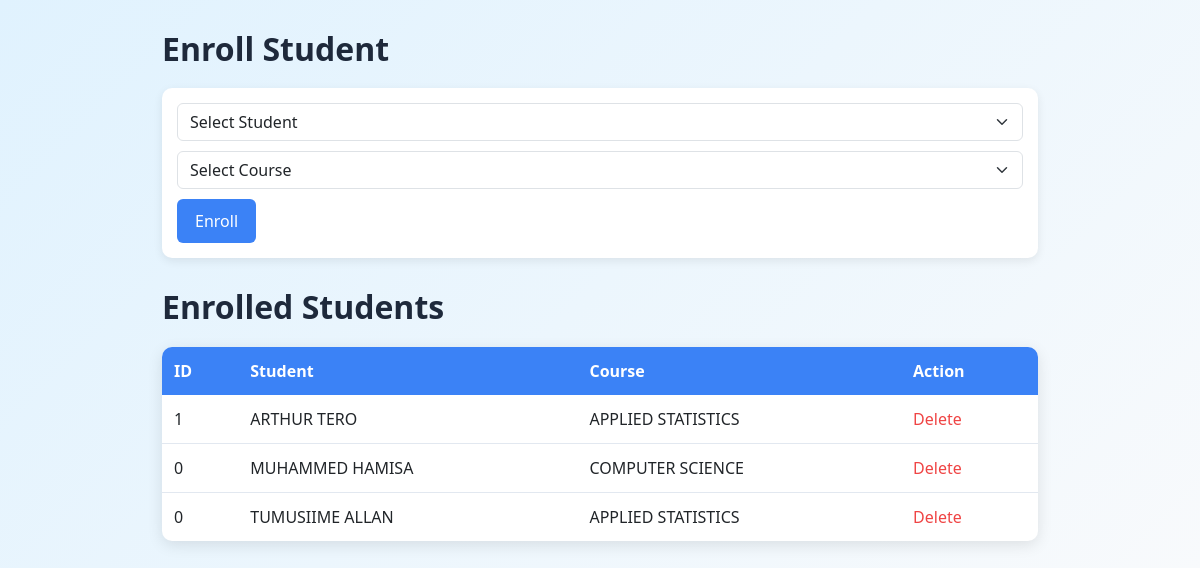
The app's page /enrollments.php with its own data.
### tables this page shows
CREATE TABLE `enrollments` (
  `id` int(11) NOT NULL,
  `student_id` int(11) NOT NULL,
  `course_id` int(11) NOT NULL
);

CREATE TABLE `users` (
  `id` int(11) NOT NULL,
  `name` varchar(100) NOT NULL,
  `email` varchar(100) DEFAULT NULL,
  `password` varchar(255) NOT NULL,
  `role` enum('admin','student','teacher') NOT NULL,
  `created_at` timestamp NOT NULL DEFAULT current_timestamp()
);

CREATE TABLE `courses` (
  `id` int(11) NOT NULL,
  `course_name` varchar(100) NOT NULL,
  `course_code` varchar(50) DEFAULT NULL,
  `teacher_id` int(11) DEFAULT NULL
);

### enrollments.php (the view, shortened to what this page needs)
<?php
include 'config.php';
$enrollments = $conn->query("
SELECT enrollments.id, users.name AS student, courses.course_name
FROM enrollments
JOIN users ON enrollments.student_id = users.id
JOIN courses ON enrollments.course_id = courses.id
");
?>
<!DOCTYPE html>
<html>
<head>
    <link href="https://cdn.jsdelivr.net/npm/bootstrap@5.3.0/dist/css/bootstrap.min.css" rel="stylesheet">
</head>
<body>
<div class="container">
<h2>Enroll Student</h2>
<form method="POST">
    <select name="student_id" class="form-select" required>
        <option value="">Select Student</option>
    </select>
    <select name="course_id" class="form-select" required>
        <option value="">Select Course</option>
    </select>
    <button name="enroll">Enroll</button>
</form>
<h2>Enrolled Students</h2>
<table>
    <thead>
        <tr>
            <th>ID</th>
            <th>Student</th>
            <th>Course</th>
            <th>Action</th>
        </tr>
    </thead>
    <tbody>
    <?php while($row = $enrollments->fetch_assoc()): ?>
    <tr>
        <td><?= $row['id'] ?></td>
        <td><?= $row['student'] ?></td>
        <td><?= $row['course_name'] ?></td>
        <td>
            <a class="delete" href="?delete=<?= $row['id'] ?>"
               onclick="return confirm('Remove enrollment?')">Delete</a>
        </td>
    </tr>
    <?php endwhile; ?>
    </tbody>
</table>
</div>
</body>
</html>

### enrollments.php (style rules this page uses)
body { font-family: 'Segoe UI', Tahoma, sans-serif; background: linear-gradient(135deg, #e0f2fe, #f8fafc); padding: 30px; }
.container { max-width: 900px; margin: auto; }
h2 { color: #1e293b; margin-bottom: 20px; font-weight: 600; }
form { margin-bottom: 30px; display: flex; flex-wrap: wrap; gap: 10px; align-items: center; background: white; padding: 15px; border-radius: 10px; box-shadow: 0 3px 10px rgba(0,0,0,0.08); }
select { padding: 10px; font-size: 1rem; border-radius: 6px; }
button { background-color: #3b82f6; color: white; border: none; border-radius: 6px; padding: 10px 18px; transition: 0.3s; font-weight: 500; }
table { border-collapse: collapse; width: 100%; background: white; border-radius: 10px; overflow: hidden; box-shadow: 0 4px 15px rgba(0,0,0,0.1); }
th { background: #3b82f6; color: white; text-align: left; padding: 12px; }
td { padding: 12px; border-bottom: 1px solid #e2e8f0; }
tr:last-child td { border-bottom: none; }
.delete { color: #ef4444; text-decoration: none; font-weight: 500; }

### records on screen
enrollments: id "1", student_id.name "ARTHUR TERO", course.course_name "APPLIED STATISTICS"
enrollments: id "0", student_id.name "MUHAMMED HAMISA", course.course_name "COMPUTER SCIENCE"
enrollments: id "0", student_id.name "TUMUSIIME ALLAN", course.course_name "APPLIED STATISTICS"
